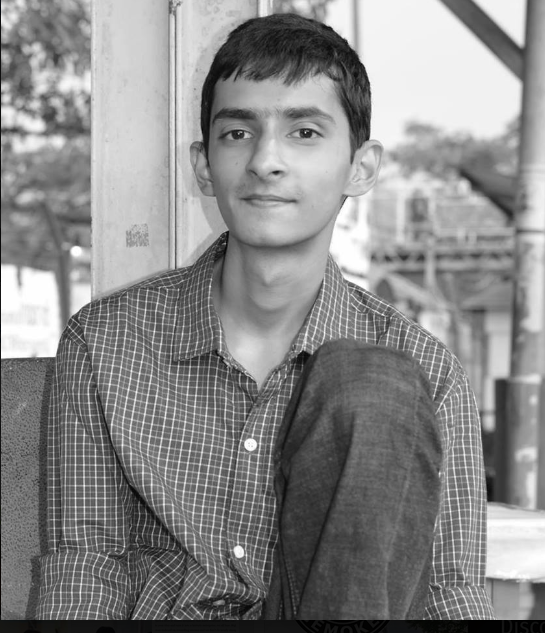
#> input picture Object Detection/qazi.PNG, 545 x 633 px, given in place of Data Science 02.PNG, which was not available
$ python Mask.py
#> lines starting #> are read from the running program, lines starting #| are printed output that depends on the picture; after the words box and inside, x2 and y2 are one past the last pixel; in counts of white or black regions, pixels touching at a corner belong together; pictures that were not available may be replaced by others from this repository, and a replacement may not be noted
import cv2
import numpy as np

img1= cv2.imread('Data Science 02.PNG' )
#> img1 is the input picture: shape (633, 545, 3); mean B, G, R 137.4, 137.4, 137.4
img2= cv2.imread('Capture.JPG' )
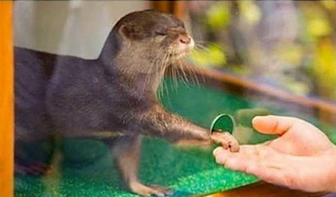
#> input picture Object Detection/Capture.PNG, 336 x 197 px, given in place of Capture.JPG, which was not available
#> img2 is the input picture: shape (197, 336, 3); mean B, G, R 88.3, 117.8, 126.3

rows, col ,channels = img2.shape
#> rows = 197; col = 336; channels = 3
roi=  img1[0:rows,0:col]
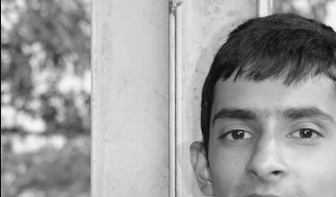
#> roi: shape (197, 336, 3); mean B, G, R 158, 158, 158

#print(rows,col,channels)
#cv2.imshow('roi',roi)


img2GrayScale = cv2.cvtColor(img2, cv2.COLOR_BGR2GRAY)
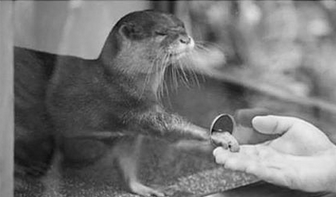
#> img2GrayScale: shape (197, 336); min 8, max 246, mean 117
ret , mask = cv2.threshold(img2GrayScale,220,225,cv2.THRESH_BINARY_INV)
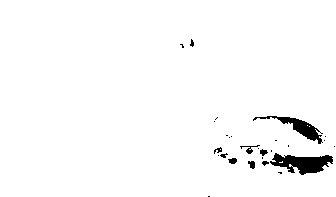
#> mask: shape (197, 336); values 0 (black) and 225 (white), 97.6% white; 27 black regions (17 under 20 px), largest, box (x1, y1, x2, y2) and area: (270, 153, 333, 175) 782, (253, 116, 323, 144) 502, (240, 145, 260, 154) 52

mask_inv = cv2.bitwise_not(mask)
img1_back = cv2.add(roi,roi,mask=mask_inv)
img2_front  = cv2.add(img2,img2,mask=mask)
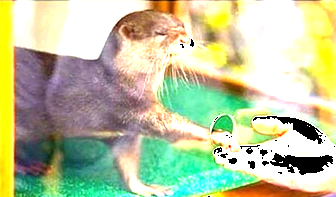
#> img2_front: shape (197, 336, 3); mean B, G, R 157.5, 197.5, 189.1

dst = img2_front+img1_back
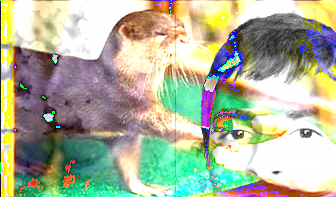
#> dst: shape (197, 336, 3); mean B, G, R 154.4, 179.5, 174.2

img1[0:rows,0:col] = dst
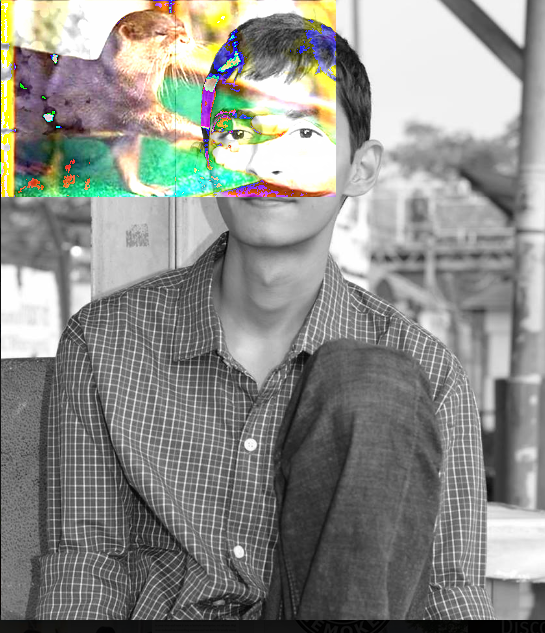
#> img1: shape (633, 545, 3); mean B, G, R 136.7, 141.5, 140.5


cv2.imshow('so',img1)

cv2.waitKey(0)
cv2.destroyAllWindows()
